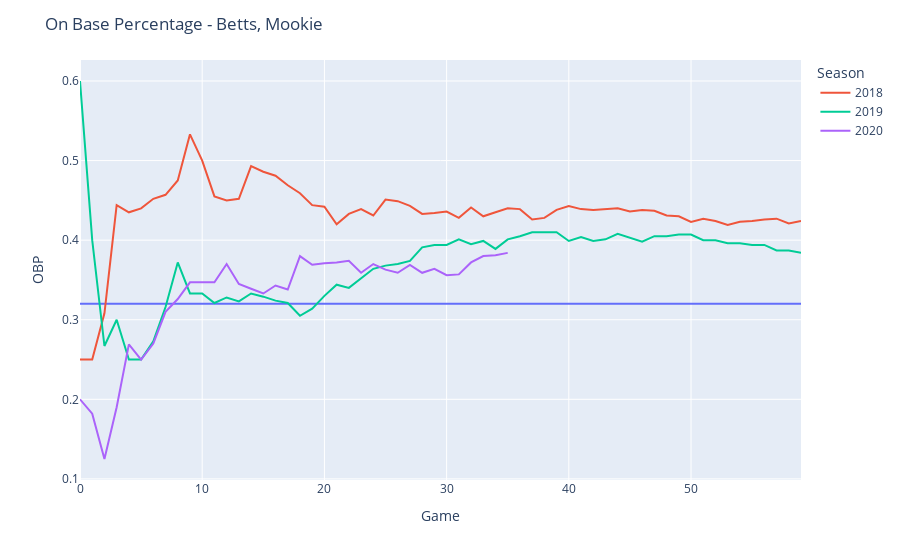

Notebook code for this chart:
### Code cell
position_OBP('Betts, Mookie', games=60)
